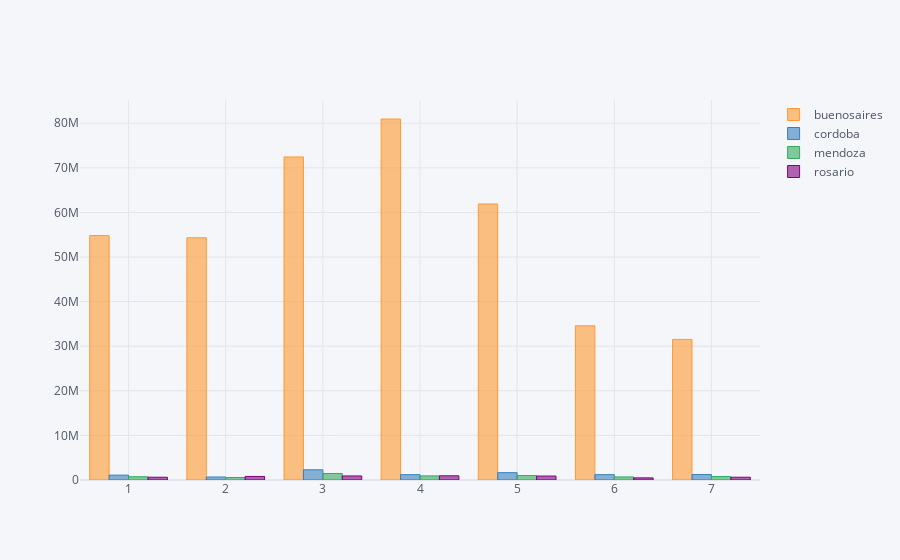

The notebook cell saved with this chart:
### Code cell
ar.pivot_table(columns='region_slug', index='dow', values='observed').iplot(kind='bar')

### Figure 1 — Plotly figure (JSON) as saved in the notebook; plotly's stock layout.template omitted (floating-point values rounded to 4 significant figures)
{"data": [{"marker": {"color": "rgba(255, 153, 51, 0.6)", "line": {"color": "rgba(255, 153, 51, 1.0)", "width": 1}}, "name": "buenosaires", "orientation": "v", "text": "", "type": "bar", "x": [1, 2, 3, 4, 5, 6, 7], "y": [54800000.0, 54320000.0, 72440000.0, 80950000.0, 61892609, 34590000.0, 31530000.0]}, {"marker": {"color": "rgba(55, 128, 191, 0.6)", "line": {"color": "rgba(55, 128, 191, 1.0)", "width": 1}}, "name": "cordoba", "orientation": "v", "text": "", "type": "bar", "x": [1, 2, 3, 4, 5, 6, 7], "y": [1089000.0, 671800.0, 2286897, 1197433, 1643000.0, 1200000.0, 1225000.0]}, {"marker": {"color": "rgba(50, 171, 96, 0.6)", "line": {"color": "rgba(50, 171, 96, 1.0)", "width": 1}}, "name": "mendoza", "orientation": "v", "text": "", "type": "bar", "x": [1, 2, 3, 4, 5, 6, 7], "y": [730807, 559200.0, 1460088, 919300.0, 989026, 687200.0, 774600.0]}, {"marker": {"color": "rgba(128, 0, 128, 0.6)", "line": {"color": "rgba(128, 0, 128, 1.0)", "width": 1}}, "name": "rosario", "orientation": "v", "text": "", "type": "bar", "x": [1, 2, 3, 4, 5, 6, 7], "y": [623300.0, 796982, 910198, 944403, 888600.0, 480500.0, 622300.0]}], "layout": {"legend": {"bgcolor": "#F5F6F9", "font": {"color": "#4D5663"}}, "paper_bgcolor": "#F5F6F9", "plot_bgcolor": "#F5F6F9", "title": {"font": {"color": "#4D5663"}}, "xaxis": {"gridcolor": "#E1E5ED", "showgrid": true, "tickfont": {"color": "#4D5663"}, "title": {"font": {"color": "#4D5663"}, "text": ""}, "zerolinecolor": "#E1E5ED"}, "yaxis": {"gridcolor": "#E1E5ED", "showgrid": true, "tickfont": {"color": "#4D5663"}, "title": {"font": {"color": "#4D5663"}, "text": ""}, "zerolinecolor": "#E1E5ED"}}}
